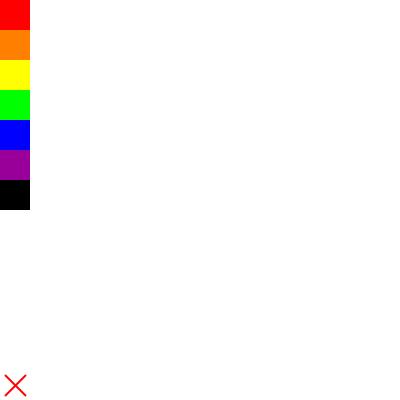
Frame 1 (no input)
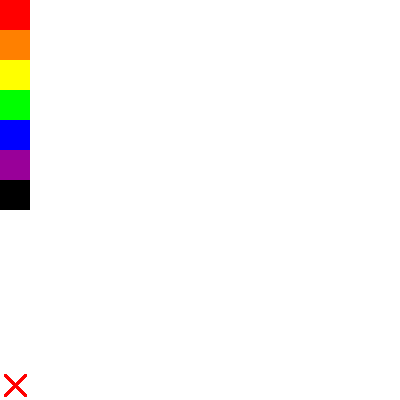
Frame 60 (the mouse pressed at the canvas centre just before this capture)
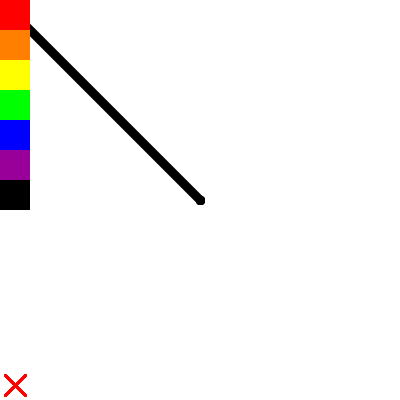
Frame 120 (the mouse held since frame 60 and released just before this capture)

The Processing sketch that drew these frames (run headless with seeded random() and noise(); from frame 60 on, the mouse is pressed at the canvas centre):

// Processing sketch: processing_160262
// ── processing_160262.pde

//float ppmouseX=pmouseX
//float ppmouseY=pmouseY

int toolred=0;
int toolgreen=0;
int toolblue=0;

void setup() {
  size(400, 400);
  background(255);
  frameRate(240);
}

void draw(){
  noStroke();
  
  //red
  fill(255,0,0);
  rect(0,0,30,30);
  //orange
  fill(255,128,0);
  rect(0,30,30,30);
  //yellow
  fill(255,255,0);
  rect(0,60,30,30);
  //green
  fill(0,255,0);
  rect(0,90,30,30);
  //blue
  fill(0,0,255);
  rect(0,120,30,30);
  //purple
  fill(153,0,153);
  rect(0,150,30,30);
  //black
  fill(0,0,0);
  rect(0,180,30,30);
  
  //erase
  stroke(255,0,0);
  strokeWeight(2);
  line(5,395,25,375);
  line(25,395,5,375);
  
  if(mousePressed){
    if((mouseX<30) && ((mouseY<210)||(mouseY>370))){
      noFill();
      noStroke();
    } else {
    fill(toolred,toolgreen,toolblue);
    stroke(toolred,toolgreen,toolblue);
    strokeWeight(7);
    point(mouseX,mouseY);
    strokeWeight(9);
    line(mouseX,mouseY,pmouseX,pmouseY);
  }
  }
}

void mouseClicked(){
  if ((mouseX<30) && (mouseY<30)){ //red
    toolred=255;
    toolgreen=0;
    toolblue=0;
  }
  if ((mouseX<30) && (30<mouseY) && (mouseY<60)){ //orange
    toolred=255;
    toolgreen=128;
    toolblue=0;
  }
  if ((mouseX<30) && (60<mouseY) && (mouseY<90)){ //yellow
    toolred=255;
    toolgreen=255;
    toolblue=0;
  }
  if ((mouseX<30) && (90<mouseY) && (mouseY<120)){ //green
    toolred=0;
    toolgreen=255;
    toolblue=0;
  }
  if ((mouseX<30) && (120<mouseY) && (mouseY<150)){ //blue
    toolred=0;
    toolgreen=0;
    toolblue=255;
  }
  if ((mouseX<30) && (150<mouseY) && (mouseY<180)){ //purple
    toolred=153;
    toolgreen=0;
    toolblue=153;
  }
  if ((mouseX<30) && (180<mouseY) && (mouseY<210)){ //black
    toolred=0;
    toolgreen=0;
    toolblue=0;
  }
  if ((mouseX<30) && (370<mouseY) && (mouseY<400)){ //erase
    background(255);
  }
}
 
 void keyPressed(){
   if(key=='s'){
      saveImage();
 }
}
    
 void saveImage() {
  String fileName = timeStamp()+".tiff";
  PImage imageSave = get(0,0,width,height);
  imageSave.save(fileName);
}
 
String timeStamp() {
 String timestamp = year()+"_"+month()+"_"+day()+"_"+minute()+"_"+second()+"_"+millis();
 return timestamp;
}
  
